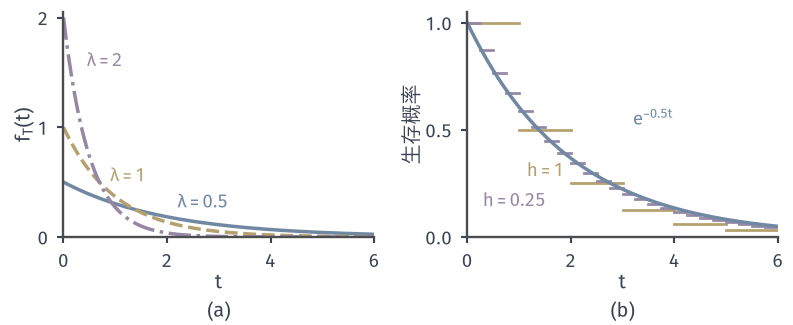

This figure's Python source:
"""(a) Exp(lambda) densities; (b) Exp(0.5) survival vs discretised geometric waits with step h."""
from pathlib import Path
import sys
sys.path.insert(0, str(Path(__file__).resolve().parent.parent/"cdist-common"))
from cdist_fig import *

fig, axes = figure(width_mm=112, height_mm=46, ncols=2)
panel(fig, left=.08, bottom=.27, wspace=.3)
ax = axes[0]; style(ax)
t = np.linspace(0, 6, 601)
for lam, c, ls in ((.5, BLUE, '-'), (1, YELLOW, '--'), (2, PURPLE, '-.')):
    ax.plot(t, lam*np.exp(-lam*t), color=c, lw=1.4, ls=ls)
lab(ax, 2.2, .26, r'$\lambda=0.5$', BLUE); lab(ax, .9, .5, r'$\lambda=1$', YELLOW); lab(ax, .45, 1.55, r'$\lambda=2$', PURPLE)
ax.set_xlim(0, 6); ax.set_ylim(0, 2.05); ax.set_xticks([0, 2, 4, 6]); ax.set_yticks([0, 1, 2])
ax.set_xlabel('$t$', labelpad=1); ax.set_ylabel('$f_T(t)$', labelpad=1)
ax = axes[1]; style(ax)
lam = .5
for h, c, ls in ((1, YELLOW, '-'), (.25, PURPLE, '-')):
    tt = np.arange(0, 6+h, h); G = (1-lam*h)**np.arange(len(tt))
    for i in range(len(tt)-1):
        ax.plot([tt[i], tt[i+1]], [G[i], G[i]], color=c, lw=1.1)
t = np.linspace(0, 6, 601); ax.plot(t, np.exp(-lam*t), color=BLUE, lw=1.4)
lab(ax, 3.2, .52, r'$\mathrm{e}^{-0.5t}$', BLUE); lab(ax, 1.15, .28, '$h=1$', YELLOW); lab(ax, .3, .14, '$h=0.25$', PURPLE)
ax.set_xlim(0, 6); ax.set_ylim(0, 1.05); ax.set_xticks([0, 2, 4, 6]); ax.set_yticks([0, .5, 1])
ax.set_xlabel('$t$', labelpad=1); ax.set_ylabel('生存概率', labelpad=1)
tags(fig, axes)
save(fig, here(__file__), 'figure', {'lambda': lam, 'P(T>3)': float(np.exp(-1.5)), 'note': 'steps: (1-lambda h)^floor(t/h)'})
